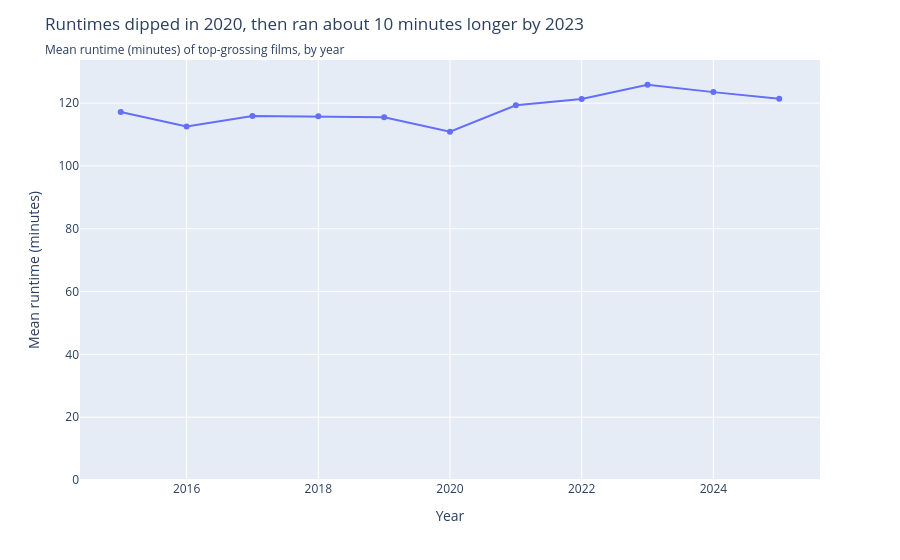

Notebook code cell kept with this figure:
### Code cell
runtime_by_year = movies_avg.groupby("year")["runtime"].mean().reset_index()

fig_runtime_by_year = px.line(
    runtime_by_year, x="year", y="runtime", markers=True,
    labels={"runtime": "Mean runtime (minutes)", "year": "Year"},
)
fig_runtime_by_year.update_layout(
    title=dict(
        text="Runtimes dipped in 2020, then ran about 10 minutes longer by 2023",
        subtitle=dict(text="Mean runtime (minutes) of top-grossing films, by year"),
    )
)
fig_runtime_by_year.update_yaxes(rangemode="tozero")
fig_runtime_by_year

### Figure 1 — Plotly figure (JSON) as saved in the notebook; plotly's stock layout.template omitted (floating-point values rounded to 4 significant figures)
{"data": [{"hovertemplate": "Year=%{x}<br>Mean runtime (minutes)=%{y}<extra></extra>", "legendgroup": "", "line": {"color": "#636efa", "dash": "solid"}, "marker": {"symbol": "circle"}, "mode": "lines+markers", "name": "", "orientation": "v", "showlegend": false, "type": "scatter", "x": [2015, 2016, 2017, 2018, 2019, 2020, 2021, 2022, 2023, 2024, 2025], "xaxis": "x", "y": [117.1, 112.6, 115.9, 115.8, 115.5, 110.9, 119.3, 121.3, 125.8, 123.5, 121.4], "yaxis": "y"}], "layout": {"legend": {"tracegroupgap": 0}, "margin": {"t": 60}, "title": {"subtitle": {"text": "Mean runtime (minutes) of top-grossing films, by year"}, "text": "Runtimes dipped in 2020, then ran about 10 minutes longer by 2023"}, "xaxis": {"anchor": "y", "domain": [0.0, 1.0], "title": {"text": "Year"}}, "yaxis": {"anchor": "x", "domain": [0.0, 1.0], "rangemode": "tozero", "title": {"text": "Mean runtime (minutes)"}}}}
